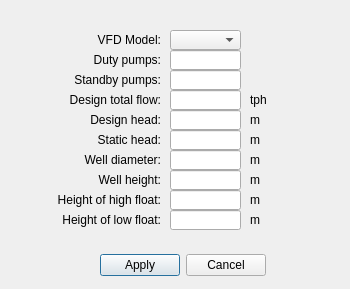
<?xml version="1.0" encoding="UTF-8"?>
<ui version="4.0">
 <class>ModifyDialog</class>
 <widget class="QDialog" name="ModifyDialog">
  <property name="geometry">
   <rect>
    <x>0</x>
    <y>0</y>
    <width>350</width>
    <height>289</height>
   </rect>
  </property>
  <property name="sizePolicy">
   <sizepolicy hsizetype="Fixed" vsizetype="Fixed">
    <horstretch>0</horstretch>
    <verstretch>0</verstretch>
   </sizepolicy>
  </property>
  <property name="windowTitle">
   <string>Modify System Profile</string>
  </property>
  <widget class="IntInputEdit" name="Edit_duty_pumps">
   <property name="geometry">
    <rect>
     <x>170</x>
     <y>50</y>
     <width>71</width>
     <height>20</height>
    </rect>
   </property>
   <property name="cursor">
    <cursorShape>ArrowCursor</cursorShape>
   </property>
   <property name="mouseTracking">
    <bool>false</bool>
   </property>
   <property name="focusPolicy">
    <enum>Qt::NoFocus</enum>
   </property>
   <property name="inputMask">
    <string>9</string>
   </property>
   <property name="text">
    <string/>
   </property>
   <property name="maxLength">
    <number>1</number>
   </property>
   <property name="readOnly">
    <bool>false</bool>
   </property>
  </widget>
  <widget class="QLabel" name="label_1">
   <property name="geometry">
    <rect>
     <x>40</x>
     <y>50</y>
     <width>121</width>
     <height>20</height>
    </rect>
   </property>
   <property name="styleSheet">
    <string notr="true">font: 8pt &quot;Arial&quot;;</string>
   </property>
   <property name="text">
    <string>Duty pumps:</string>
   </property>
   <property name="alignment">
    <set>Qt::AlignRight|Qt::AlignTrailing|Qt::AlignVCenter</set>
   </property>
  </widget>
  <widget class="QWidget" name="layoutWidget">
   <property name="geometry">
    <rect>
     <x>100</x>
     <y>250</y>
     <width>166</width>
     <height>31</height>
    </rect>
   </property>
   <layout class="QGridLayout" name="gridLayout_3">
    <item row="0" column="0">
     <widget class="QPushButton" name="applyButton">
      <property name="text">
       <string>Apply</string>
      </property>
     </widget>
    </item>
    <item row="0" column="1">
     <widget class="QPushButton" name="cancelButton">
      <property name="text">
       <string>Cancel</string>
      </property>
     </widget>
    </item>
   </layout>
  </widget>
  <widget class="QLabel" name="label_2">
   <property name="geometry">
    <rect>
     <x>40</x>
     <y>70</y>
     <width>121</width>
     <height>20</height>
    </rect>
   </property>
   <property name="styleSheet">
    <string notr="true">font: 8pt &quot;Arial&quot;;</string>
   </property>
   <property name="text">
    <string>Standby pumps:</string>
   </property>
   <property name="alignment">
    <set>Qt::AlignRight|Qt::AlignTrailing|Qt::AlignVCenter</set>
   </property>
  </widget>
  <widget class="IntInputEdit" name="Edit_standby_pumps">
   <property name="geometry">
    <rect>
     <x>170</x>
     <y>70</y>
     <width>71</width>
     <height>20</height>
    </rect>
   </property>
   <property name="cursor">
    <cursorShape>ArrowCursor</cursorShape>
   </property>
   <property name="mouseTracking">
    <bool>false</bool>
   </property>
   <property name="focusPolicy">
    <enum>Qt::NoFocus</enum>
   </property>
   <property name="inputMask">
    <string>9</string>
   </property>
   <property name="text">
    <string/>
   </property>
   <property name="maxLength">
    <number>1</number>
   </property>
   <property name="readOnly">
    <bool>false</bool>
   </property>
  </widget>
  <widget class="QLabel" name="label_3">
   <property name="geometry">
    <rect>
     <x>40</x>
     <y>90</y>
     <width>121</width>
     <height>20</height>
    </rect>
   </property>
   <property name="styleSheet">
    <string notr="true">font: 8pt &quot;Arial&quot;;</string>
   </property>
   <property name="text">
    <string>Design total flow:</string>
   </property>
   <property name="alignment">
    <set>Qt::AlignRight|Qt::AlignTrailing|Qt::AlignVCenter</set>
   </property>
  </widget>
  <widget class="DoubleInputEdit" name="Edit_design_flow">
   <property name="geometry">
    <rect>
     <x>170</x>
     <y>90</y>
     <width>71</width>
     <height>20</height>
    </rect>
   </property>
   <property name="cursor">
    <cursorShape>ArrowCursor</cursorShape>
   </property>
   <property name="mouseTracking">
    <bool>false</bool>
   </property>
   <property name="focusPolicy">
    <enum>Qt::NoFocus</enum>
   </property>
   <property name="inputMask">
    <string/>
   </property>
   <property name="text">
    <string/>
   </property>
   <property name="maxLength">
    <number>32767</number>
   </property>
   <property name="readOnly">
    <bool>false</bool>
   </property>
  </widget>
  <widget class="DoubleInputEdit" name="Edit_design_head">
   <property name="geometry">
    <rect>
     <x>170</x>
     <y>110</y>
     <width>71</width>
     <height>20</height>
    </rect>
   </property>
   <property name="cursor">
    <cursorShape>ArrowCursor</cursorShape>
   </property>
   <property name="mouseTracking">
    <bool>false</bool>
   </property>
   <property name="focusPolicy">
    <enum>Qt::NoFocus</enum>
   </property>
   <property name="inputMask">
    <string/>
   </property>
   <property name="text">
    <string/>
   </property>
   <property name="maxLength">
    <number>32767</number>
   </property>
   <property name="readOnly">
    <bool>false</bool>
   </property>
  </widget>
  <widget class="QLabel" name="label_4">
   <property name="geometry">
    <rect>
     <x>40</x>
     <y>110</y>
     <width>121</width>
     <height>20</height>
    </rect>
   </property>
   <property name="styleSheet">
    <string notr="true">font: 8pt &quot;Arial&quot;;</string>
   </property>
   <property name="text">
    <string>Design head:</string>
   </property>
   <property name="alignment">
    <set>Qt::AlignRight|Qt::AlignTrailing|Qt::AlignVCenter</set>
   </property>
  </widget>
  <widget class="QLabel" name="label_5">
   <property name="geometry">
    <rect>
     <x>40</x>
     <y>130</y>
     <width>121</width>
     <height>20</height>
    </rect>
   </property>
   <property name="styleSheet">
    <string notr="true">font: 8pt &quot;Arial&quot;;</string>
   </property>
   <property name="text">
    <string>Static head:</string>
   </property>
   <property name="alignment">
    <set>Qt::AlignRight|Qt::AlignTrailing|Qt::AlignVCenter</set>
   </property>
  </widget>
  <widget class="DoubleInputEdit" name="Edit_static_head">
   <property name="geometry">
    <rect>
     <x>170</x>
     <y>130</y>
     <width>71</width>
     <height>20</height>
    </rect>
   </property>
   <property name="cursor">
    <cursorShape>ArrowCursor</cursorShape>
   </property>
   <property name="mouseTracking">
    <bool>false</bool>
   </property>
   <property name="focusPolicy">
    <enum>Qt::NoFocus</enum>
   </property>
   <property name="inputMask">
    <string/>
   </property>
   <property name="text">
    <string/>
   </property>
   <property name="maxLength">
    <number>32767</number>
   </property>
   <property name="readOnly">
    <bool>false</bool>
   </property>
  </widget>
  <widget class="DoubleInputEdit" name="Edit_well_diameter">
   <property name="geometry">
    <rect>
     <x>170</x>
     <y>150</y>
     <width>71</width>
     <height>20</height>
    </rect>
   </property>
   <property name="cursor">
    <cursorShape>ArrowCursor</cursorShape>
   </property>
   <property name="mouseTracking">
    <bool>false</bool>
   </property>
   <property name="focusPolicy">
    <enum>Qt::NoFocus</enum>
   </property>
   <property name="inputMask">
    <string/>
   </property>
   <property name="text">
    <string/>
   </property>
   <property name="maxLength">
    <number>32767</number>
   </property>
   <property name="readOnly">
    <bool>false</bool>
   </property>
  </widget>
  <widget class="QLabel" name="label_6">
   <property name="geometry">
    <rect>
     <x>40</x>
     <y>150</y>
     <width>121</width>
     <height>20</height>
    </rect>
   </property>
   <property name="styleSheet">
    <string notr="true">font: 8pt &quot;Arial&quot;;</string>
   </property>
   <property name="text">
    <string>Well diameter:</string>
   </property>
   <property name="alignment">
    <set>Qt::AlignRight|Qt::AlignTrailing|Qt::AlignVCenter</set>
   </property>
  </widget>
  <widget class="QLabel" name="label_7">
   <property name="geometry">
    <rect>
     <x>40</x>
     <y>170</y>
     <width>121</width>
     <height>20</height>
    </rect>
   </property>
   <property name="styleSheet">
    <string notr="true">font: 8pt &quot;Arial&quot;;</string>
   </property>
   <property name="text">
    <string>Well height:</string>
   </property>
   <property name="alignment">
    <set>Qt::AlignRight|Qt::AlignTrailing|Qt::AlignVCenter</set>
   </property>
  </widget>
  <widget class="DoubleInputEdit" name="Edit_well_height">
   <property name="geometry">
    <rect>
     <x>170</x>
     <y>170</y>
     <width>71</width>
     <height>20</height>
    </rect>
   </property>
   <property name="cursor">
    <cursorShape>ArrowCursor</cursorShape>
   </property>
   <property name="mouseTracking">
    <bool>false</bool>
   </property>
   <property name="focusPolicy">
    <enum>Qt::NoFocus</enum>
   </property>
   <property name="inputMask">
    <string/>
   </property>
   <property name="text">
    <string/>
   </property>
   <property name="maxLength">
    <number>32767</number>
   </property>
   <property name="readOnly">
    <bool>false</bool>
   </property>
  </widget>
  <widget class="QLabel" name="label_8">
   <property name="geometry">
    <rect>
     <x>250</x>
     <y>110</y>
     <width>40</width>
     <height>20</height>
    </rect>
   </property>
   <property name="styleSheet">
    <string notr="true">font: 8pt &quot;Arial&quot;;</string>
   </property>
   <property name="text">
    <string>m</string>
   </property>
   <property name="alignment">
    <set>Qt::AlignLeading|Qt::AlignLeft|Qt::AlignVCenter</set>
   </property>
  </widget>
  <widget class="QLabel" name="label_9">
   <property name="geometry">
    <rect>
     <x>250</x>
     <y>130</y>
     <width>40</width>
     <height>20</height>
    </rect>
   </property>
   <property name="styleSheet">
    <string notr="true">font: 8pt &quot;Arial&quot;;</string>
   </property>
   <property name="text">
    <string>m</string>
   </property>
   <property name="alignment">
    <set>Qt::AlignLeading|Qt::AlignLeft|Qt::AlignVCenter</set>
   </property>
  </widget>
  <widget class="QLabel" name="label_10">
   <property name="geometry">
    <rect>
     <x>250</x>
     <y>150</y>
     <width>40</width>
     <height>20</height>
    </rect>
   </property>
   <property name="styleSheet">
    <string notr="true">font: 8pt &quot;Arial&quot;;</string>
   </property>
   <property name="text">
    <string>m</string>
   </property>
   <property name="alignment">
    <set>Qt::AlignLeading|Qt::AlignLeft|Qt::AlignVCenter</set>
   </property>
  </widget>
  <widget class="QLabel" name="label_11">
   <property name="geometry">
    <rect>
     <x>250</x>
     <y>90</y>
     <width>40</width>
     <height>20</height>
    </rect>
   </property>
   <property name="styleSheet">
    <string notr="true">font: 8pt &quot;Arial&quot;;</string>
   </property>
   <property name="text">
    <string>tph</string>
   </property>
   <property name="alignment">
    <set>Qt::AlignLeading|Qt::AlignLeft|Qt::AlignVCenter</set>
   </property>
  </widget>
  <widget class="QLabel" name="label_12">
   <property name="geometry">
    <rect>
     <x>250</x>
     <y>170</y>
     <width>40</width>
     <height>20</height>
    </rect>
   </property>
   <property name="styleSheet">
    <string notr="true">font: 8pt &quot;Arial&quot;;</string>
   </property>
   <property name="text">
    <string>m</string>
   </property>
   <property name="alignment">
    <set>Qt::AlignLeading|Qt::AlignLeft|Qt::AlignVCenter</set>
   </property>
  </widget>
  <widget class="QComboBox" name="setmodelCombo">
   <property name="geometry">
    <rect>
     <x>170</x>
     <y>30</y>
     <width>71</width>
     <height>20</height>
    </rect>
   </property>
   <property name="styleSheet">
    <string notr="true">font: 8pt &quot;Arial&quot;;</string>
   </property>
   <property name="editable">
    <bool>false</bool>
   </property>
   <property name="currentText">
    <string/>
   </property>
  </widget>
  <widget class="QLabel" name="label_13">
   <property name="geometry">
    <rect>
     <x>40</x>
     <y>30</y>
     <width>121</width>
     <height>20</height>
    </rect>
   </property>
   <property name="styleSheet">
    <string notr="true">font: 8pt &quot;Arial&quot;;</string>
   </property>
   <property name="text">
    <string>VFD Model:</string>
   </property>
   <property name="alignment">
    <set>Qt::AlignRight|Qt::AlignTrailing|Qt::AlignVCenter</set>
   </property>
  </widget>
  <widget class="DoubleInputEdit" name="Edit_low_float">
   <property name="geometry">
    <rect>
     <x>170</x>
     <y>210</y>
     <width>71</width>
     <height>20</height>
    </rect>
   </property>
   <property name="cursor">
    <cursorShape>ArrowCursor</cursorShape>
   </property>
   <property name="mouseTracking">
    <bool>false</bool>
   </property>
   <property name="focusPolicy">
    <enum>Qt::NoFocus</enum>
   </property>
   <property name="inputMask">
    <string/>
   </property>
   <property name="text">
    <string/>
   </property>
   <property name="maxLength">
    <number>32767</number>
   </property>
   <property name="readOnly">
    <bool>false</bool>
   </property>
  </widget>
  <widget class="QLabel" name="label_14">
   <property name="geometry">
    <rect>
     <x>40</x>
     <y>190</y>
     <width>121</width>
     <height>20</height>
    </rect>
   </property>
   <property name="styleSheet">
    <string notr="true">font: 8pt &quot;Arial&quot;;</string>
   </property>
   <property name="text">
    <string>Height of high float:</string>
   </property>
   <property name="alignment">
    <set>Qt::AlignRight|Qt::AlignTrailing|Qt::AlignVCenter</set>
   </property>
  </widget>
  <widget class="QLabel" name="label_15">
   <property name="geometry">
    <rect>
     <x>40</x>
     <y>210</y>
     <width>121</width>
     <height>20</height>
    </rect>
   </property>
   <property name="styleSheet">
    <string notr="true">font: 8pt &quot;Arial&quot;;</string>
   </property>
   <property name="text">
    <string>Height of low float:</string>
   </property>
   <property name="alignment">
    <set>Qt::AlignRight|Qt::AlignTrailing|Qt::AlignVCenter</set>
   </property>
  </widget>
  <widget class="QLabel" name="label_16">
   <property name="geometry">
    <rect>
     <x>250</x>
     <y>190</y>
     <width>40</width>
     <height>20</height>
    </rect>
   </property>
   <property name="styleSheet">
    <string notr="true">font: 8pt &quot;Arial&quot;;</string>
   </property>
   <property name="text">
    <string>m</string>
   </property>
   <property name="alignment">
    <set>Qt::AlignLeading|Qt::AlignLeft|Qt::AlignVCenter</set>
   </property>
  </widget>
  <widget class="DoubleInputEdit" name="Edit_high_float">
   <property name="geometry">
    <rect>
     <x>170</x>
     <y>190</y>
     <width>71</width>
     <height>20</height>
    </rect>
   </property>
   <property name="cursor">
    <cursorShape>ArrowCursor</cursorShape>
   </property>
   <property name="mouseTracking">
    <bool>false</bool>
   </property>
   <property name="focusPolicy">
    <enum>Qt::NoFocus</enum>
   </property>
   <property name="inputMask">
    <string/>
   </property>
   <property name="text">
    <string/>
   </property>
   <property name="maxLength">
    <number>32767</number>
   </property>
   <property name="readOnly">
    <bool>false</bool>
   </property>
  </widget>
  <widget class="QLabel" name="label_17">
   <property name="geometry">
    <rect>
     <x>250</x>
     <y>210</y>
     <width>40</width>
     <height>20</height>
    </rect>
   </property>
   <property name="styleSheet">
    <string notr="true">font: 8pt &quot;Arial&quot;;</string>
   </property>
   <property name="text">
    <string>m</string>
   </property>
   <property name="alignment">
    <set>Qt::AlignLeading|Qt::AlignLeft|Qt::AlignVCenter</set>
   </property>
  </widget>
 </widget>
 <customwidgets>
  <customwidget>
   <class>DoubleInputEdit</class>
   <extends>QLineEdit</extends>
   <header>doubleinputedit.h</header>
  </customwidget>
  <customwidget>
   <class>IntInputEdit</class>
   <extends>QLineEdit</extends>
   <header>intinputedit.h</header>
  </customwidget>
 </customwidgets>
 <tabstops>
  <tabstop>applyButton</tabstop>
  <tabstop>cancelButton</tabstop>
  <tabstop>Edit_duty_pumps</tabstop>
 </tabstops>
 <resources/>
 <connections/>
</ui>
